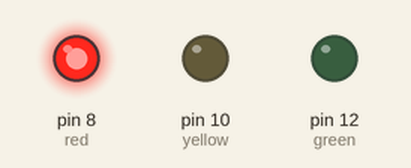
This sketch was run on a simulated Arduino Uno, built with avr-gcc and run on an emulated ATmega328P. On the bench: output pins drawn as LEDs (lit = HIGH).

Above: at 10.0 s.
At 21.0 s:
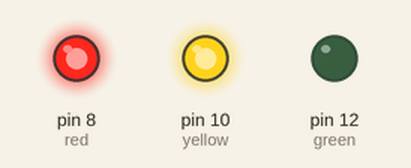
At 32.0 s:
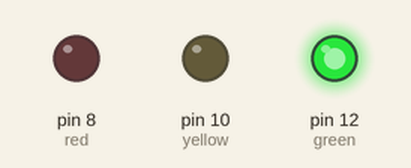
At 45.5 s:
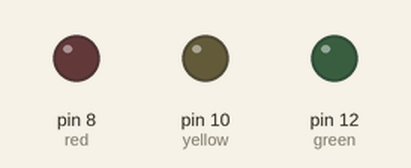
Timing chart, 0 to 52.9 s (numbered marks = the images above):
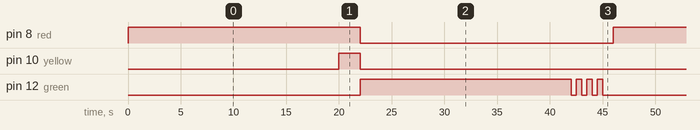

Measured:
- by itself, pin 8 (red): alternates HIGH for 22.0 s and LOW for 24.0 s
- by itself, pin 10 (yellow): alternates HIGH for 2.0 s and LOW for 44.0 s
- by itself, pin 12 (green): goes HIGH 20.0 s, 3 × (LOW 0.50 s, HIGH 0.50 s), LOW 23.0 s, HIGH 20.0 s, 3 × (LOW 0.50 s, HIGH 0.50 s), LOW 23.0 s, then HIGH

The sketch:

code_for_traffic_light_system.ino
```cpp
void setup() {
  pinMode (8, OUTPUT); //red
  pinMode(10, OUTPUT); //yellow
  pinMode(12, OUTPUT); //green

}

void loop() {
digitalWrite (8, HIGH); //turn on red for 20 sec
delay(20000);
digitalWrite(10, HIGH); //turn on yellow for 2 sec
delay(2000);

digitalWrite(8, LOW); //turn off red
digitalWrite(10,LOW); //turn off yellow

digitalWrite(12,HIGH); //turn on green for 20 sec
delay (20000);
digitalWrite(12, LOW); //turn off green
delay (500);
//blink
digitalWrite(12, HIGH); //turn on green for .5 sec -- 1
delay(500);
digitalWrite(12, LOW);
delay(500);

digitalWrite(12, HIGH); //turn on green for .5 sec -- 2
delay(500);
digitalWrite(12, LOW);
delay(500);

digitalWrite(12, HIGH); //turn on green for .5 sec -- 3
delay(500);
digitalWrite(12, LOW);
delay(1000);
}
```
